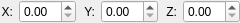
<?xml version="1.0" encoding="UTF-8"?>
<ui version="4.0">
 <class>QuatMetaWidget</class>
 <widget class="QWidget" name="QuatMetaWidget">
  <property name="geometry">
   <rect>
    <x>0</x>
    <y>0</y>
    <width>240</width>
    <height>20</height>
   </rect>
  </property>
  <property name="windowTitle">
   <string>QuatMetaWidget</string>
  </property>
  <layout class="QHBoxLayout" name="horizontalLayout">
   <property name="leftMargin">
    <number>0</number>
   </property>
   <property name="topMargin">
    <number>0</number>
   </property>
   <property name="rightMargin">
    <number>0</number>
   </property>
   <property name="bottomMargin">
    <number>0</number>
   </property>
   <item>
    <widget class="QLabel" name="label">
     <property name="maximumSize">
      <size>
       <width>20</width>
       <height>16777215</height>
      </size>
     </property>
     <property name="font">
      <font>
       <weight>50</weight>
       <bold>false</bold>
      </font>
     </property>
     <property name="text">
      <string>X:</string>
     </property>
     <property name="alignment">
      <set>Qt::AlignRight|Qt::AlignTrailing|Qt::AlignVCenter</set>
     </property>
    </widget>
   </item>
   <item>
    <widget class="QDoubleSpinBox" name="doubleSpinBoxX"/>
   </item>
   <item>
    <widget class="QLabel" name="label_2">
     <property name="maximumSize">
      <size>
       <width>20</width>
       <height>16777215</height>
      </size>
     </property>
     <property name="text">
      <string>Y:</string>
     </property>
     <property name="alignment">
      <set>Qt::AlignRight|Qt::AlignTrailing|Qt::AlignVCenter</set>
     </property>
    </widget>
   </item>
   <item>
    <widget class="QDoubleSpinBox" name="doubleSpinBoxY"/>
   </item>
   <item>
    <widget class="QLabel" name="label_3">
     <property name="maximumSize">
      <size>
       <width>20</width>
       <height>16777215</height>
      </size>
     </property>
     <property name="text">
      <string>Z:</string>
     </property>
     <property name="alignment">
      <set>Qt::AlignRight|Qt::AlignTrailing|Qt::AlignVCenter</set>
     </property>
    </widget>
   </item>
   <item>
    <widget class="QDoubleSpinBox" name="doubleSpinBoxZ"/>
   </item>
  </layout>
 </widget>
 <resources/>
 <connections/>
</ui>
